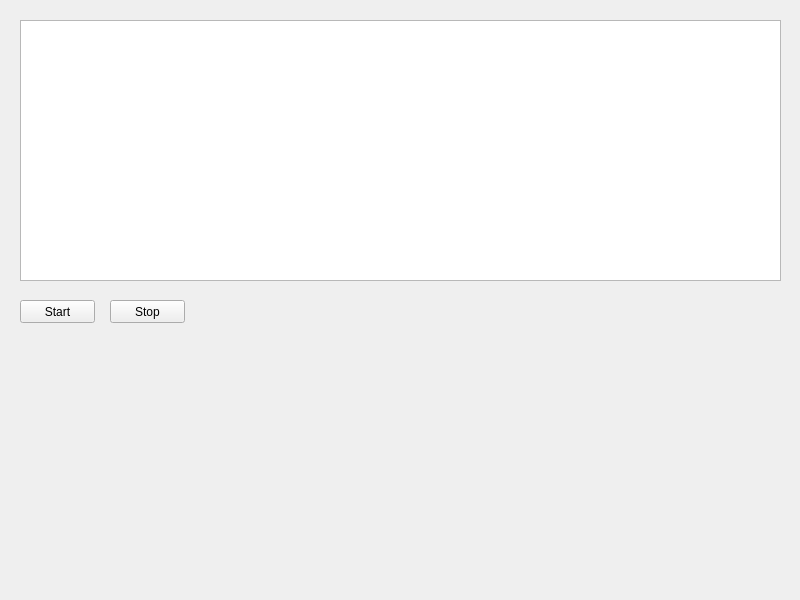
<?xml version="1.0" encoding="UTF-8"?>
<ui version="4.0">
 <class>AutoTraderWin</class>
 <widget class="QWidget" name="AutoTraderWin">
  <property name="geometry">
   <rect>
    <x>0</x>
    <y>0</y>
    <width>800</width>
    <height>600</height>
   </rect>
  </property>
  <property name="windowTitle">
   <string>AutoTrader</string>
  </property>
  <widget class="QTextBrowser" name="textBrowser">
   <property name="geometry">
    <rect>
     <x>20</x>
     <y>20</y>
     <width>761</width>
     <height>261</height>
    </rect>
   </property>
  </widget>
  <widget class="QPushButton" name="pushButton_start">
   <property name="geometry">
    <rect>
     <x>20</x>
     <y>300</y>
     <width>75</width>
     <height>23</height>
    </rect>
   </property>
   <property name="text">
    <string>Start</string>
   </property>
  </widget>
  <widget class="QPushButton" name="pushButton_stop">
   <property name="geometry">
    <rect>
     <x>110</x>
     <y>300</y>
     <width>75</width>
     <height>23</height>
    </rect>
   </property>
   <property name="text">
    <string>Stop</string>
   </property>
  </widget>
 </widget>
 <resources/>
 <connections/>
</ui>
